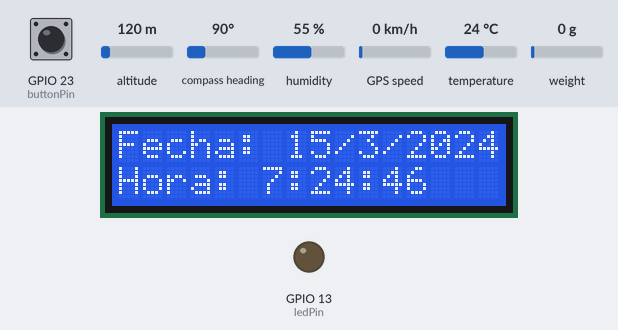
This sketch was run on a simulated ESP32. Shown: 16×2 character LCD, output pins drawn as LEDs (lit = HIGH). The test bench sets the inputs (shaded band); at power-on: GPIO 23 (buttonPin) LOW, weight on the scale 0 g, humidity 55 %, altitude 120 m, compass heading 90°, GPS speed 0 km/h, temperature 24 °C. EEPROM starts erased; the GPS gets a fix after 3 s at 37.7749, -122.4194 with 8 satellites; what the sketch prints to the serial monitor is not drawn.

Above: at 18.8 s.
18.9 s: GPIO 23 (buttonPin) pulled HIGH for 0.15 s
At 20.5 s:
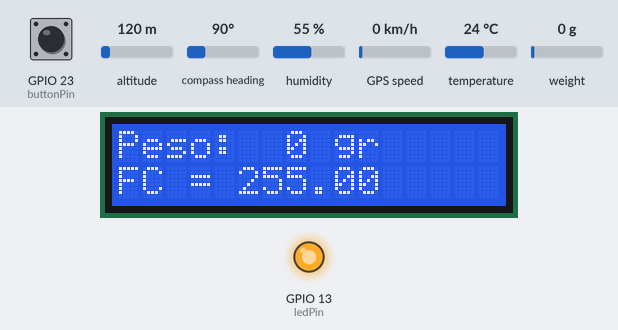
22.5 s: GPIO 23 (buttonPin) pulled HIGH for 1 s
At 22.8 s:
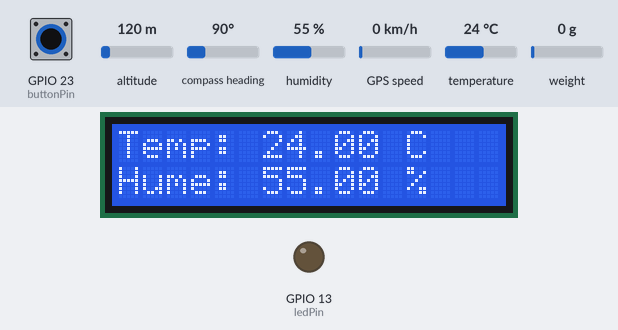
30.3 s: weight on the scale set to 1250 g
At 33.4 s:
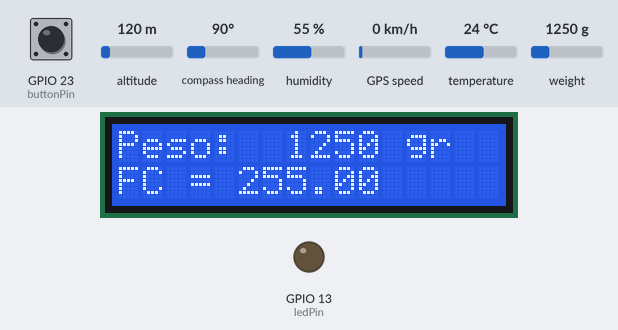
33.7 s: GPIO 23 (buttonPin) pulled HIGH for 0.15 s
At 37.7 s:
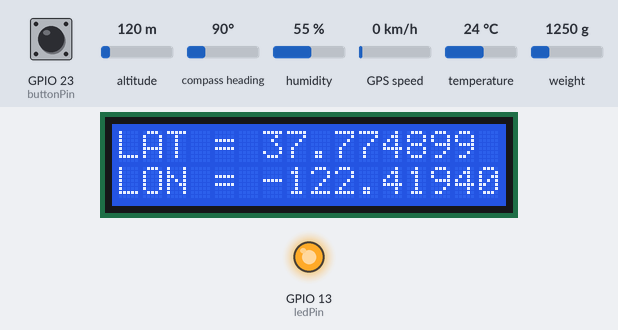
40.0 s: humidity set to 22 %
At 47.7 s:
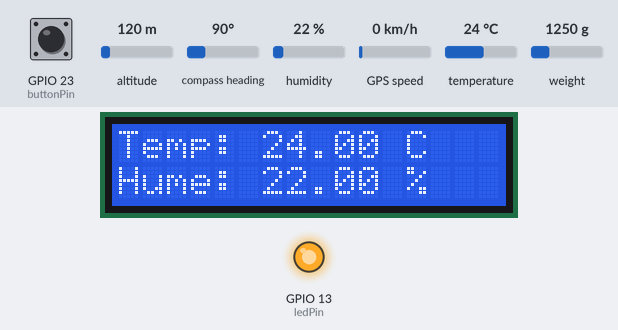
Timing chart, 0 to 49.2 s (numbered marks = the images above; inputs shaded):
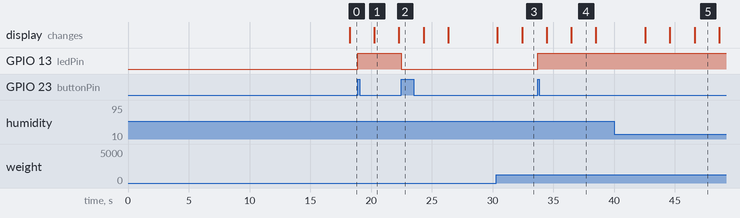

Measured:
- after the input at 18.9 s, GPIO 13 (ledPin): LOW → HIGH at once
- after the input at 22.5 s, GPIO 13 (ledPin): HIGH → LOW at once
- after the input at 33.7 s, GPIO 13 (ledPin): LOW → HIGH at once
- what the display in image 1 shows lasts 2.0 s, from 20.3 s to 22.3 s

The sketch:

EPS32_BalanzaCal_GPS_Temp_LCD_v2.ino
```cpp
#include <Arduino.h>
#include <Wire.h>
#include <HX711.h>
#include <EEPROM.h>
#include <SoftwareSerial.h>
#include <TinyGPS.h>
#include <LiquidCrystal_I2C.h>
#include <DHT.h>

/* This sample code demonstrates the normal use of a TinyGPS object.
   It requires the use of SoftwareSerial, and assumes that you have a
   4800-baud serial GPS device hooked up on pins 4(rx) and 3(tx).
*/

#define DHTPIN 4
#define DHTTYPE DHT11
DHT dht (DHTPIN,DHTTYPE);

LiquidCrystal_I2C lcd(0x27,16,2);  // set the LCD address to 0x27 for a 16 chars and 2 line display

const int buttonPin = 23;  // GPIO donde esta conectado el boton de Calibración
const int ledPin = 13;  // led conectado al estado de calibración del boton
volatile int interruptCounter = 0;
volatile bool calibracion = false;
int tiempo = millis()/1000;

void IRAM_ATTR handleInterrupt(){
  interruptCounter++;
  digitalWrite(ledPin, !digitalRead(ledPin));
  delay(100);
  }

TinyGPS gps;
SoftwareSerial ss(16, 17);

const int DOUT=32;
const int CLK=33;

const long peso_conocido = 820; // gr

int v_ledPin = 0; // estado de calibracion

// Variables Globales
float fcalibracion;
float pesoActual;
int pesoConv;

HX711 balanza;

void calibracionBalanza(){
  long adc_balanza;
  Serial.print("Coloque el peso conocido para calibrar:  ");
  Serial.print(peso_conocido);
  Serial.println(" gr");
  delay(10000);
  adc_balanza = balanza.get_value(100);
  fcalibracion = adc_balanza / peso_conocido;
  Serial.print("Factor de calibración: ");
  Serial.println (fcalibracion);

  // Grabamos en el EEPROM el factor de calibración
  EEPROM.write(0,fcalibracion); // almacena el valor de fcalibracion en la dirección 0
  EEPROM.commit(); // Guarda los cambios en la memoria EEPROM
  Serial.print("");
  Serial.print("Guardando en la EEPROM el nuevo factor de calibración:  ");
  Serial.println(fcalibracion);
  }

void setup() {
  Serial.begin(115200);
  EEPROM.begin(50);
  pinMode(buttonPin, INPUT_PULLDOWN);
  pinMode(ledPin, OUTPUT);
  balanza.begin(DOUT, CLK);
  attachInterrupt(buttonPin,handleInterrupt, RISING);
  ss.begin(9600);
  dht.begin();
  lcd.init();
  lcd.backlight();

  Serial.print("Simple TinyGPS library v. "); Serial.println(TinyGPS::library_version());
  Serial.println("by Mikal Hart");
  Serial.println();

  Serial.print("Lectura del valor del ADC:\t");
  Serial.println(balanza.read());
  Serial.println("No ponga ningún objeto sobre la balanza");
  Serial.println("Destarando...");
  Serial.print("Valor del ledPin:  ");
  Serial.println(digitalRead(ledPin));
  balanza.set_scale(); //La escala por defecto es 1
  balanza.tare(20);  //El peso actual es considerado Tara.
  delay(4000);

  if (v_ledPin == 1)
   {
    Serial.println("Calibrando la balanza ... ");
    calibracionBalanza();
    Serial.println("Terminando la Calibración ...");
   }

  // Leemos el valor del EEPROM
  fcalibracion = EEPROM.read(0); // Leemos el valor almacenado en la dirección 0 de la eeprom

  // Establecemos la escala
  balanza.set_scale(fcalibracion);
  Serial.println("");
  Serial.println("****** ESTABLECEMOS LA ESCALA DE LA BALANZA *****");
  Serial.print("Factor de calibración a utilizar (EEPROM): ");
  Serial.println(fcalibracion);
    delay(10000);
   }

void loop() {

  float t = dht.readTemperature();
  float h = dht.readHumidity();

  int v_led = digitalRead(ledPin);
  int tiempo = millis()/1000;

  bool newData = false;
  unsigned long chars;
  unsigned short sentences, failed;

  // For one second we parse GPS data and report some key values
  for (unsigned long start = millis(); millis() - start < 1000;)
  {
    while (ss.available())
    {
      char c = ss.read();
      // Serial.write(c); // uncomment this line if you want to see the GPS data flowing
      if (gps.encode(c)) // Did a new valid sentence come in?
        newData = true;
    }
  }

  if (newData)
  {
    float flat, flon;
    unsigned long age;
    int year;
    byte month, day, hour, minute, second, hundredths;
    gps.crack_datetime(&year, &month, &day, &hour, &minute, &second, &hundredths);
    gps.f_get_position(&flat, &flon, &age);

    byte hourc = hour - 3;

float pesoActual = balanza.get_units(10);
  if (pesoActual<0){
    pesoConv=0;}
    else{
      pesoConv = int (pesoActual);
    }
    Serial.println("***** NUEVA MEDICION *****");

    // DISPLAY - Pantalla 1 - Fecha y Hora
    lcd.clear();
    lcd.setCursor(0,0);
    lcd.print("Fecha: ");
    lcd.print(day);
    lcd.print("/");
    lcd.print(month);
    lcd.print("/");
    lcd.print(year);
    lcd.setCursor(0,1);
    lcd.print("Hora: ");
    lcd.print(hourc);
    lcd.print(":");
    lcd.print(minute);
    lcd.print(":");
    lcd.print(second);

    Serial.println("PANTALLA 1 - Fecha y Hora");
    Serial.print("Fecha: ");
    Serial.print(year);
    Serial.print("/");
    Serial.print(month);
    Serial.print("/");
    Serial.println(day);
    Serial.print("Hora: ");
    Serial.print(hourc);
    Serial.print(":");
    Serial.print(minute);
    Serial.print(":");
    Serial.println(second);
    Serial.println("");

    delay(2000);

    // DISPLAY - Pantalla 2 - Peso Balanza
    lcd.clear();
    lcd.setCursor(0,0);
    lcd.print("Peso:  ");
    lcd.print(pesoConv);
    lcd.print(" gr");
    lcd.setCursor(0,1);
    lcd.print("FC = ");
    lcd.print(fcalibracion);

    Serial.println("PANTALLA 2 - Peso");
    Serial.print("Peso en la balanza: ");
    Serial.print(pesoConv);
    Serial.println(" gr");
    Serial.print ("Factor Calibracion Utilizado: ");
    Serial.println(fcalibracion);

    Serial.println("");

    delay(2000);

    // DISPLAY - Pantalla 3 - Temperatura y Humedad
    lcd.clear();
    lcd.setCursor(0,0);
    lcd.print("Temp: ");
    lcd.print(t,2);
    lcd.print(" C");
    lcd.setCursor(0,1);
    lcd.print("Hume: ");
    lcd.print(h,2);
    lcd.print(" %");

    Serial.println("PANTALLA 3 - Temperatura y Humedad");
    Serial.print("Temp: ");
    Serial.print(t,2);
    Serial.println(" °C");
    Serial.print("Hume: ");
    Serial.print(h,2);
    Serial.println(" %");
    Serial.println("");

    delay(2000);

    // DISPLAY - Pantalla 4 - Posicionamiento
    lcd.clear();
    lcd.setCursor(0,0);
    lcd.print("LAT = ");
    lcd.print(flat == TinyGPS::GPS_INVALID_F_ANGLE ? 0.0 : flat, 6);
    lcd.setCursor(0,1);
    lcd.print("LON = ");
    lcd.print(flon == TinyGPS::GPS_INVALID_F_ANGLE ? 0.0 : flon, 6);

    Serial.println("PANTALLA 4 - Posicionamiento");
    Serial.print("LAT = ");
    Serial.print(flat == TinyGPS::GPS_INVALID_F_ANGLE ? 0.0 : flat, 6);
    Serial.print("LON = ");
    Serial.println(flon == TinyGPS::GPS_INVALID_F_ANGLE ? 0.0 : flon, 6);
    Serial.println("");

    Serial.print("Coordenadas para google: ");
    Serial.print(flat == TinyGPS::GPS_INVALID_F_ANGLE ? 0.0 : flat, 6);
    Serial.print(", ");
    Serial.println(flon == TinyGPS::GPS_INVALID_F_ANGLE ? 0.0 : flon, 6);
    Serial.println("");
    delay(2000);

    // DISPLAY - PANTALLA 5 - Estado del Led
    lcd.clear();
    lcd.setCursor(0,0);
    lcd.print("Led 1: ");
    if (v_led == HIGH){
      lcd.print("Encendido");}
      else {lcd.print("Apagado");}

    Serial.println("PANTALLA 5 - Estado del Led");
    Serial.print("Tiempo: ");
    Serial.print(tiempo);
    Serial.println(" seg");
    Serial.print("Estado del Led: ");
    Serial.print("\t");
    if (v_led == HIGH){
      Serial.println("Encendido");}
      else {Serial.println("Apagado");}
    Serial.println("");

    delay(2000);

  }

  gps.stats(&chars, &sentences, &failed);
   if (chars == 0)
    Serial.println("** No characters received from GPS: check wiring **");

}


/*

void setup()
{

}

void loop()
{
  bool newData = false;
  unsigned long chars;
  unsigned short sentences, failed;

  // For one second we parse GPS data and report some key values
  for (unsigned long start = millis(); millis() - start < 1000;)
  {
    while (ss.available())
    {
      char c = ss.read();
      // Serial.write(c); // uncomment this line if you want to see the GPS data flowing
      if (gps.encode(c)) // Did a new valid sentence come in?
        newData = true;
    }
  }

  if (newData)
  {
    float flat, flon;
    unsigned long age;
    gps.f_get_position(&flat, &flon, &age);
    Serial.print("LAT=");
    Serial.print(flat == TinyGPS::GPS_INVALID_F_ANGLE ? 0.0 : flat, 6);
    Serial.print(" LON=");
    Serial.print(flon == TinyGPS::GPS_INVALID_F_ANGLE ? 0.0 : flon, 6);
    Serial.print(" SAT=");
    Serial.print(gps.satellites() == TinyGPS::GPS_INVALID_SATELLITES ? 0 : gps.satellites());
    Serial.print(" PREC=");
    Serial.print(gps.hdop() == TinyGPS::GPS_INVALID_HDOP ? 0 : gps.hdop());
  }

  gps.stats(&chars, &sentences, &failed);
  Serial.print(" CHARS=");
  Serial.print(chars);
  Serial.print(" SENTENCES=");
  Serial.print(sentences);
  Serial.print(" CSUM ERR=");
  Serial.println(failed);
  if (chars == 0)
    Serial.println("** No characters received from GPS: check wiring **");
}
 */
```
